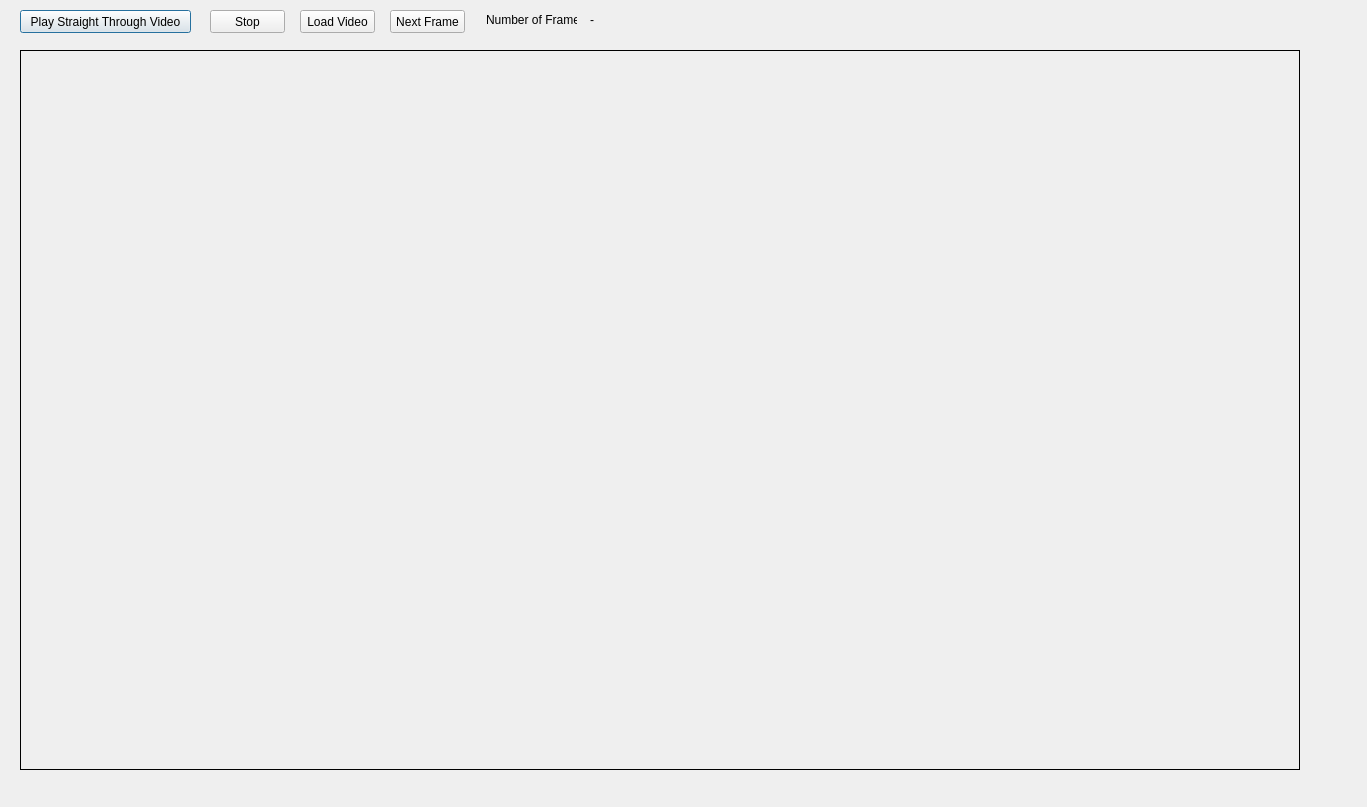
<?xml version="1.0" encoding="UTF-8"?>
<ui version="4.0">
 <class>Dialog</class>
 <widget class="QDialog" name="Dialog">
  <property name="geometry">
   <rect>
    <x>0</x>
    <y>0</y>
    <width>1367</width>
    <height>807</height>
   </rect>
  </property>
  <property name="windowTitle">
   <string>Dialog</string>
  </property>
  <widget class="QPushButton" name="startButton">
   <property name="geometry">
    <rect>
     <x>20</x>
     <y>10</y>
     <width>171</width>
     <height>23</height>
    </rect>
   </property>
   <property name="text">
    <string>Play Straight Through Video</string>
   </property>
  </widget>
  <widget class="QPushButton" name="stopButton">
   <property name="geometry">
    <rect>
     <x>210</x>
     <y>10</y>
     <width>75</width>
     <height>23</height>
    </rect>
   </property>
   <property name="text">
    <string>Stop</string>
   </property>
  </widget>
  <widget class="QLabel" name="imgLabel">
   <property name="geometry">
    <rect>
     <x>20</x>
     <y>50</y>
     <width>1280</width>
     <height>720</height>
    </rect>
   </property>
   <property name="frameShape">
    <enum>QFrame::Box</enum>
   </property>
   <property name="text">
    <string/>
   </property>
  </widget>
  <widget class="QPushButton" name="nextButton">
   <property name="geometry">
    <rect>
     <x>390</x>
     <y>10</y>
     <width>75</width>
     <height>23</height>
    </rect>
   </property>
   <property name="text">
    <string>Next Frame</string>
   </property>
  </widget>
  <widget class="QPushButton" name="loadButton">
   <property name="geometry">
    <rect>
     <x>300</x>
     <y>10</y>
     <width>75</width>
     <height>23</height>
    </rect>
   </property>
   <property name="text">
    <string>Load Video</string>
   </property>
  </widget>
  <widget class="QLabel" name="label">
   <property name="geometry">
    <rect>
     <x>486</x>
     <y>10</y>
     <width>91</width>
     <height>20</height>
    </rect>
   </property>
   <property name="text">
    <string>Number of Frames:</string>
   </property>
  </widget>
  <widget class="QLabel" name="frameNumberLabel">
   <property name="geometry">
    <rect>
     <x>590</x>
     <y>10</y>
     <width>91</width>
     <height>20</height>
    </rect>
   </property>
   <property name="text">
    <string>-</string>
   </property>
  </widget>
 </widget>
 <resources/>
 <connections/>
</ui>
